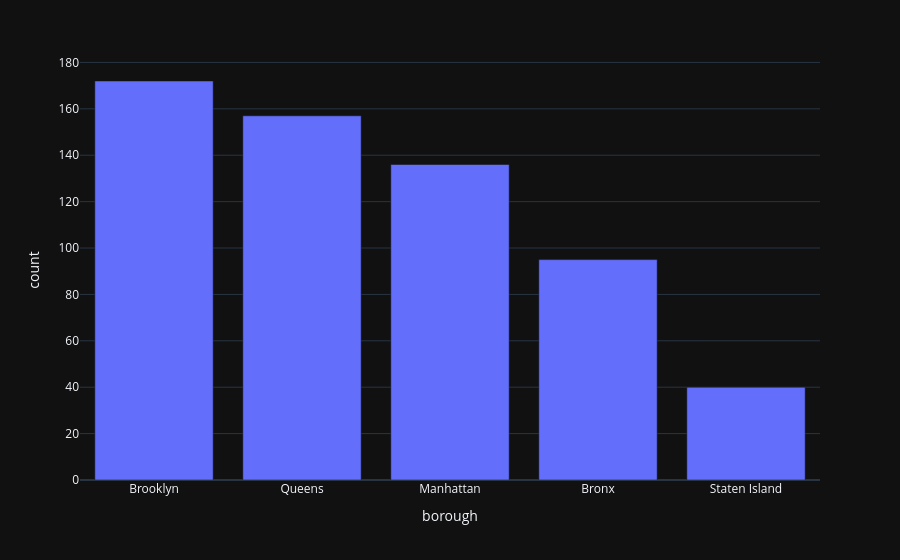

Notebook code cell kept with this figure:
### Code cell
df_2 = df['borough'].value_counts().reset_index()
#data.columns
df_2.head()
fig = px.bar(df_2, x='borough', y='count')
fig.show()

### Figure 1 — Plotly figure (JSON) as saved in the notebook; plotly's stock layout.template omitted (floating-point values rounded to 4 significant figures)
{"data": [{"hovertemplate": "borough=%{x}<br>count=%{y}<extra></extra>", "legendgroup": "", "marker": {"color": "#636efa", "pattern": {"shape": ""}}, "name": "", "orientation": "v", "showlegend": false, "textposition": "auto", "x": ["Brooklyn", "Queens", "Manhattan", "Bronx", "Staten Island"], "xaxis": "x", "y": [172, 157, 136, 95, 40], "yaxis": "y", "type": "bar"}], "layout": {"xaxis": {"anchor": "y", "domain": [0.0, 1.0], "title": {"text": "borough"}}, "yaxis": {"anchor": "x", "domain": [0.0, 1.0], "title": {"text": "count"}}, "legend": {"tracegroupgap": 0}, "margin": {"t": 60}, "barmode": "relative"}}
